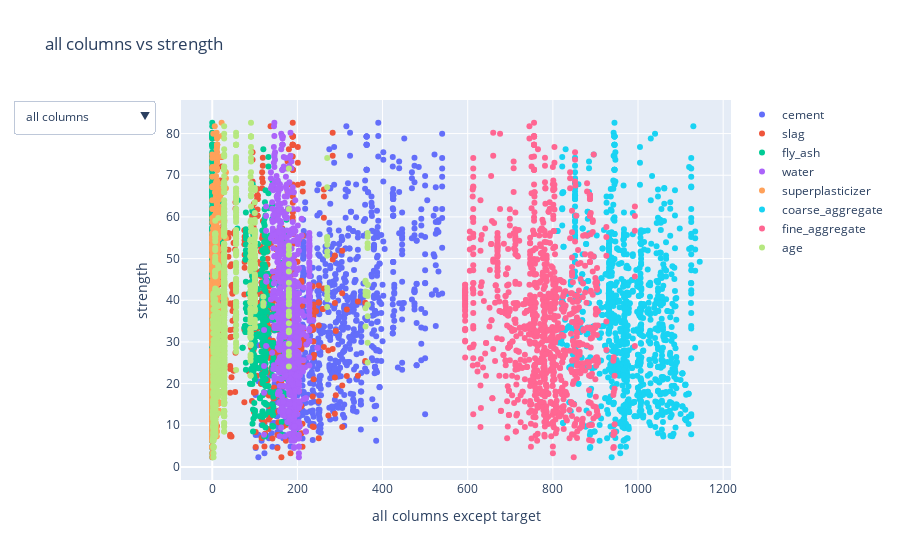

The code cell stored with this chart in its notebook:
### Markdown cell above
#### Correlation matrix ####

### Code cell
fig_scatterplot = my_plots.scatterplot_one('strength')
fig_scatterplot.show()

### Figure 1 — Plotly figure (JSON) as saved in the notebook; plotly's stock layout.template omitted (floating-point values rounded to 4 significant figures; data arrays with more than 128 entries replaced by an {"elided": "..."} marker saying what was removed)
{"data": [{"mode": "markers", "name": "cement", "type": "scatter", "x": {"elided": "1030 float values"}, "y": {"elided": "1030 float values"}}, {"mode": "markers", "name": "slag", "type": "scatter", "x": {"elided": "1030 float values"}, "y": {"elided": "1030 float values"}}, {"mode": "markers", "name": "fly_ash", "type": "scatter", "x": {"elided": "1030 float values"}, "y": {"elided": "1030 float values"}}, {"mode": "markers", "name": "water", "type": "scatter", "x": {"elided": "1030 float values"}, "y": {"elided": "1030 float values"}}, {"mode": "markers", "name": "superplasticizer", "type": "scatter", "x": {"elided": "1030 float values"}, "y": {"elided": "1030 float values"}}, {"mode": "markers", "name": "coarse_aggregate", "type": "scatter", "x": {"elided": "1030 float values"}, "y": {"elided": "1030 float values"}}, {"mode": "markers", "name": "fine_aggregate", "type": "scatter", "x": {"elided": "1030 float values"}, "y": {"elided": "1030 float values"}}, {"mode": "markers", "name": "age", "type": "scatter", "x": {"elided": "1030 int values"}, "y": {"elided": "1030 float values"}}], "layout": {"bargap": 0.15, "title": {"text": "all columns vs strength"}, "updatemenus": [{"buttons": [{"args": [{"visible": [true, true, true, true, true, true, true, true]}, {"title": "all columns vs strength", "xaxis": {"title": "all columns except target"}, "yaxis": {"title": "strength"}}], "label": "all columns", "method": "update"}, {"args": [{"visible": [true, false, false, false, false, false, false, false]}, {"title": "cement vs strength", "xaxis": {"title": "cement"}, "yaxis": {"title": "strength"}}], "label": "cement", "method": "update"}, {"args": [{"visible": [false, true, false, false, false, false, false, false]}, {"title": "slag vs strength", "xaxis": {"title": "slag"}, "yaxis": {"title": "strength"}}], "label": "slag", "method": "update"}, {"args": [{"visible": [false, false, true, false, false, false, false, false]}, {"title": "fly_ash vs strength", "xaxis": {"title": "fly_ash"}, "yaxis": {"title": "strength"}}], "label": "fly_ash", "method": "update"}, {"args": [{"visible": [false, false, false, true, false, false, false, false]}, {"title": "water vs strength", "xaxis": {"title": "water"}, "yaxis": {"title": "strength"}}], "label": "water", "method": "update"}, {"args": [{"visible": [false, false, false, false, true, false, false, false]}, {"title": "superplasticizer vs strength", "xaxis": {"title": "superplasticizer"}, "yaxis": {"title": "strength"}}], "label": "superplasticizer", "method": "update"}, {"args": [{"visible": [false, false, false, false, false, true, false, false]}, {"title": "coarse_aggregate vs strength", "xaxis": {"title": "coarse_aggregate"}, "yaxis": {"title": "strength"}}], "label": "coarse_aggregate", "method": "update"}, {"args": [{"visible": [false, false, false, false, false, false, true, false]}, {"title": "fine_aggregate vs strength", "xaxis": {"title": "fine_aggregate"}, "yaxis": {"title": "strength"}}], "label": "fine_aggregate", "method": "update"}, {"args": [{"visible": [false, false, false, false, false, false, false, true]}, {"title": "age vs strength", "xaxis": {"title": "age"}, "yaxis": {"title": "strength"}}], "label": "age", "method": "update"}]}], "xaxis": {"title": {"text": "all columns except target"}}, "yaxis": {"title": {"text": "strength"}}}}
